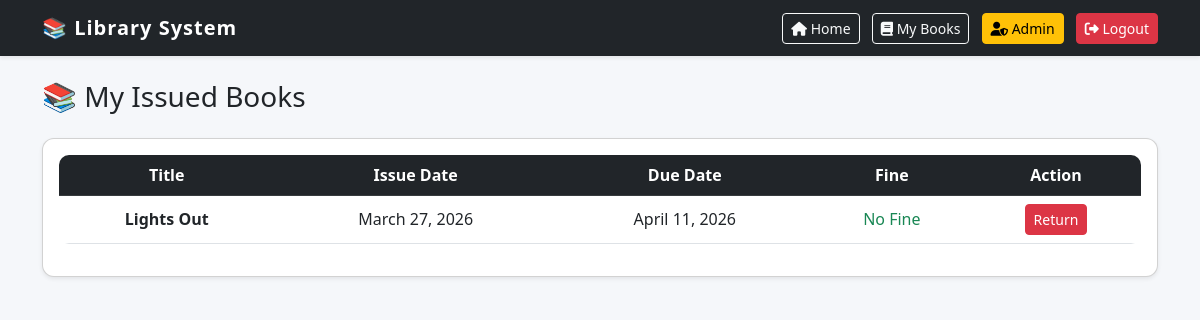
The app's page /mybooks/ (signed in) with its own data.
### library/models.py (models this page shows, shortened)
class Transaction(models.Model):
    user = models.ForeignKey(User, on_delete=models.CASCADE)
    item = models.ForeignKey(Item, on_delete=models.CASCADE)
    issue_date = models.DateField(default=datetime.now)
    due_date = models.DateField(blank=True)
    return_date = models.DateField(null=True, blank=True)
    fine_paid = models.BooleanField(default=False)

class Item(models.Model):
    title = models.CharField(max_length=200)
    author = models.CharField(max_length=200)
    category = models.CharField(max_length=2, choices=CATEGORY_CHOICES)
    item_type = models.CharField(max_length=1, choices=TYPE_CHOICES)
    quantity = models.IntegerField()
    code = models.CharField(max_length=20, unique=True, blank=True)

### library/views.py (the view)
# urls.py: path('mybooks/', views.my_books, name='mybooks'),
def my_books(request):
    issues = Transaction.objects.filter(user=request.user, return_date=None)
    for i in issues:
        if date.today() > i.due_date:
            days = (date.today() - i.due_date).days
            i.current_fine = days * 10
        else:
            i.current_fine = 0
    return render(request, 'mybooks.html', {'issues': issues})

### library/templates/mybooks.html (shortened to what this page needs)
{% extends 'base.html' %}
{% block content %}
<h3 class="mb-4">📚 My Issued Books</h3>
<div class="card shadow-sm">
    <div class="card-body">
        <table class="table table-hover align-middle text-center">
            <thead class="table-dark">
                <tr>
                    <th>Title</th>
                    <th>Issue Date</th>
                    <th>Due Date</th>
                    <th>Fine</th>
                    <th>Action</th>
                </tr>
            </thead>
            <tbody>
                {% for i in issues %}
                <tr>
                    <td class="fw-semibold">{{ i.item.title }}</td>
                    <td>{{ i.issue_date }}</td>
                    <td>
                        {{ i.due_date }}
                    </td>
                    <td>
                        {% if i.current_fine > 0 %}
                            <span class="text-danger fw-bold">₹{{ i.current_fine }}</span>
                        {% else %}
                            <span class="text-success">No Fine</span>
                        {% endif %}
                    </td>
                    <td>
                        <a href="/return/{{ i.id }}" class="btn btn-sm btn-danger">
                            Return
                        </a>
                    </td>
                </tr>
                {% endfor %}
            </tbody>
        </table>
    </div>
</div>
{% endblock %}

### library/templates/base.html (style rules this page uses)
body { background-color: #f5f7fa; }
.card { border-radius: 12px; }
table { border-radius: 10px; overflow: hidden; }

### records on screen
Transaction: item "Lights Out", issue_date "March 27, 2026", due_date "April 11, 2026", shows "No Fine"
